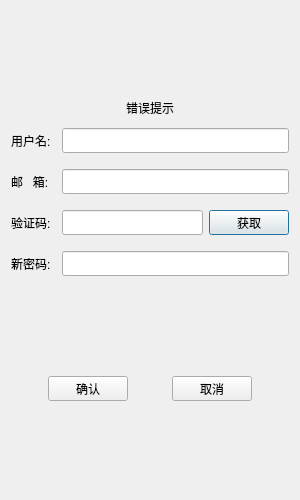
<?xml version="1.0" encoding="UTF-8"?>
<ui version="4.0">
 <class>ResetDialog</class>
 <widget class="QDialog" name="ResetDialog">
  <property name="geometry">
   <rect>
    <x>0</x>
    <y>0</y>
    <width>300</width>
    <height>500</height>
   </rect>
  </property>
  <property name="minimumSize">
   <size>
    <width>300</width>
    <height>500</height>
   </size>
  </property>
  <property name="maximumSize">
   <size>
    <width>300</width>
    <height>500</height>
   </size>
  </property>
  <property name="windowTitle">
   <string>Dialog</string>
  </property>
  <layout class="QVBoxLayout" name="verticalLayout">
   <item>
    <spacer name="verticalSpacer_2">
     <property name="orientation">
      <enum>Qt::Orientation::Vertical</enum>
     </property>
     <property name="sizeHint" stdset="0">
      <size>
       <width>20</width>
       <height>40</height>
      </size>
     </property>
    </spacer>
   </item>
   <item>
    <widget class="QLabel" name="err_tip">
     <property name="text">
      <string>错误提示</string>
     </property>
     <property name="alignment">
      <set>Qt::AlignmentFlag::AlignCenter</set>
     </property>
    </widget>
   </item>
   <item>
    <layout class="QHBoxLayout" name="horizontalLayout">
     <property name="topMargin">
      <number>5</number>
     </property>
     <property name="bottomMargin">
      <number>5</number>
     </property>
     <item>
      <widget class="QLabel" name="user_label">
       <property name="minimumSize">
        <size>
         <width>45</width>
         <height>25</height>
        </size>
       </property>
       <property name="maximumSize">
        <size>
         <width>45</width>
         <height>25</height>
        </size>
       </property>
       <property name="text">
        <string>用户名:</string>
       </property>
      </widget>
     </item>
     <item>
      <widget class="QLineEdit" name="user_edit">
       <property name="minimumSize">
        <size>
         <width>0</width>
         <height>25</height>
        </size>
       </property>
       <property name="maximumSize">
        <size>
         <width>16777215</width>
         <height>25</height>
        </size>
       </property>
      </widget>
     </item>
    </layout>
   </item>
   <item>
    <layout class="QHBoxLayout" name="horizontalLayout_2">
     <property name="topMargin">
      <number>5</number>
     </property>
     <property name="bottomMargin">
      <number>5</number>
     </property>
     <item>
      <widget class="QLabel" name="email_label">
       <property name="minimumSize">
        <size>
         <width>45</width>
         <height>25</height>
        </size>
       </property>
       <property name="maximumSize">
        <size>
         <width>45</width>
         <height>25</height>
        </size>
       </property>
       <property name="text">
        <string>邮   箱:</string>
       </property>
      </widget>
     </item>
     <item>
      <widget class="QLineEdit" name="email_edit">
       <property name="minimumSize">
        <size>
         <width>0</width>
         <height>25</height>
        </size>
       </property>
       <property name="maximumSize">
        <size>
         <width>16777215</width>
         <height>25</height>
        </size>
       </property>
      </widget>
     </item>
    </layout>
   </item>
   <item>
    <layout class="QHBoxLayout" name="horizontalLayout_3">
     <property name="topMargin">
      <number>5</number>
     </property>
     <property name="bottomMargin">
      <number>5</number>
     </property>
     <item>
      <widget class="QLabel" name="verify_label">
       <property name="minimumSize">
        <size>
         <width>45</width>
         <height>25</height>
        </size>
       </property>
       <property name="maximumSize">
        <size>
         <width>45</width>
         <height>25</height>
        </size>
       </property>
       <property name="text">
        <string>验证码:</string>
       </property>
      </widget>
     </item>
     <item>
      <widget class="QLineEdit" name="verify_edit">
       <property name="minimumSize">
        <size>
         <width>0</width>
         <height>25</height>
        </size>
       </property>
       <property name="maximumSize">
        <size>
         <width>16777215</width>
         <height>25</height>
        </size>
       </property>
      </widget>
     </item>
     <item>
      <widget class="QPushButton" name="verify_btn">
       <property name="minimumSize">
        <size>
         <width>45</width>
         <height>25</height>
        </size>
       </property>
       <property name="maximumSize">
        <size>
         <width>16666666</width>
         <height>25</height>
        </size>
       </property>
       <property name="text">
        <string>获取</string>
       </property>
      </widget>
     </item>
    </layout>
   </item>
   <item>
    <layout class="QHBoxLayout" name="horizontalLayout_4">
     <property name="topMargin">
      <number>5</number>
     </property>
     <property name="bottomMargin">
      <number>5</number>
     </property>
     <item>
      <widget class="QLabel" name="pwd_label">
       <property name="minimumSize">
        <size>
         <width>45</width>
         <height>25</height>
        </size>
       </property>
       <property name="text">
        <string>新密码:</string>
       </property>
      </widget>
     </item>
     <item>
      <widget class="QLineEdit" name="pwd_edit">
       <property name="minimumSize">
        <size>
         <width>0</width>
         <height>25</height>
        </size>
       </property>
       <property name="maximumSize">
        <size>
         <width>16777215</width>
         <height>25</height>
        </size>
       </property>
      </widget>
     </item>
    </layout>
   </item>
   <item>
    <spacer name="verticalSpacer">
     <property name="orientation">
      <enum>Qt::Orientation::Vertical</enum>
     </property>
     <property name="sizeHint" stdset="0">
      <size>
       <width>20</width>
       <height>40</height>
      </size>
     </property>
    </spacer>
   </item>
   <item>
    <layout class="QHBoxLayout" name="horizontalLayout_5">
     <item>
      <spacer name="horizontalSpacer">
       <property name="orientation">
        <enum>Qt::Orientation::Horizontal</enum>
       </property>
       <property name="sizeHint" stdset="0">
        <size>
         <width>40</width>
         <height>20</height>
        </size>
       </property>
      </spacer>
     </item>
     <item>
      <widget class="QPushButton" name="sure_btn">
       <property name="minimumSize">
        <size>
         <width>0</width>
         <height>25</height>
        </size>
       </property>
       <property name="maximumSize">
        <size>
         <width>16777215</width>
         <height>25</height>
        </size>
       </property>
       <property name="text">
        <string>确认</string>
       </property>
      </widget>
     </item>
     <item>
      <spacer name="horizontalSpacer_2">
       <property name="orientation">
        <enum>Qt::Orientation::Horizontal</enum>
       </property>
       <property name="sizeHint" stdset="0">
        <size>
         <width>40</width>
         <height>20</height>
        </size>
       </property>
      </spacer>
     </item>
     <item>
      <widget class="QPushButton" name="return_btn">
       <property name="minimumSize">
        <size>
         <width>0</width>
         <height>25</height>
        </size>
       </property>
       <property name="maximumSize">
        <size>
         <width>16777215</width>
         <height>25</height>
        </size>
       </property>
       <property name="text">
        <string>取消</string>
       </property>
      </widget>
     </item>
     <item>
      <spacer name="horizontalSpacer_3">
       <property name="orientation">
        <enum>Qt::Orientation::Horizontal</enum>
       </property>
       <property name="sizeHint" stdset="0">
        <size>
         <width>40</width>
         <height>20</height>
        </size>
       </property>
      </spacer>
     </item>
    </layout>
   </item>
   <item>
    <spacer name="verticalSpacer_3">
     <property name="orientation">
      <enum>Qt::Orientation::Vertical</enum>
     </property>
     <property name="sizeHint" stdset="0">
      <size>
       <width>20</width>
       <height>40</height>
      </size>
     </property>
    </spacer>
   </item>
  </layout>
 </widget>
 <resources/>
 <connections/>
</ui>
